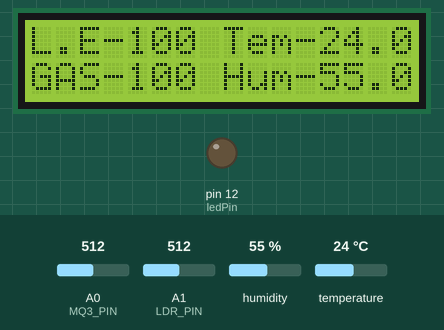
This sketch was run on a simulated Arduino Uno, built with avr-gcc and run on an emulated ATmega328P. Parts: 16×2 character LCD, output pins drawn as LEDs (lit = HIGH). Wiring (inferred from the names in the program): DHT11 sensor: data pin 13. Inputs (shaded band) come from the test bench; at power-on: A0 (MQ3_PIN) = 512, A1 (LDR_PIN) = 512, humidity 55 %, temperature 24 °C. Pins used as bus, display or sensor lines are not drawn; what the sketch prints to the serial monitor is not drawn.

Above: at 6.2 s.
6.3 s: A0 (MQ3_PIN) set to 182
16.6 s: A0 (MQ3_PIN) set to 159
At 22.7 s:
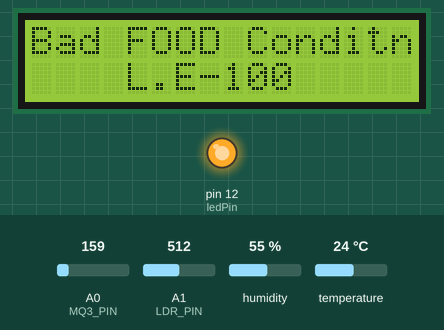
27.6 s: A1 (LDR_PIN) set to 157
34.6 s: A1 (LDR_PIN) set to 136
At 41.5 s:
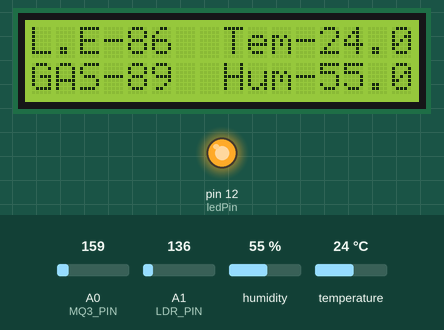
46.8 s: humidity set to 22 %
At 51.4 s:
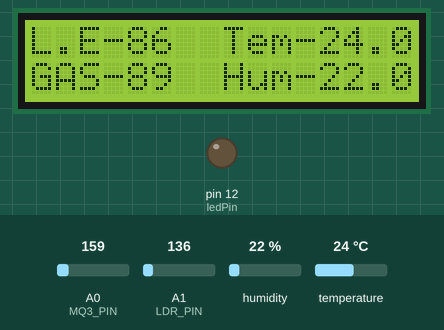
56.8 s: temperature set to 12 °C
At 61.4 s:
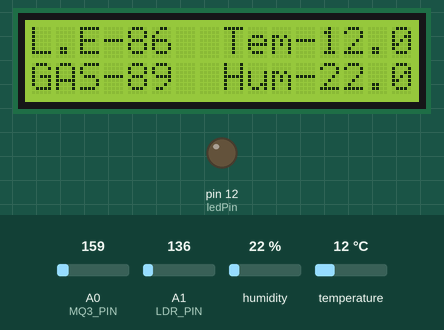
Timing chart, 0 to 62.9 s (numbered marks = the images above; inputs shaded):
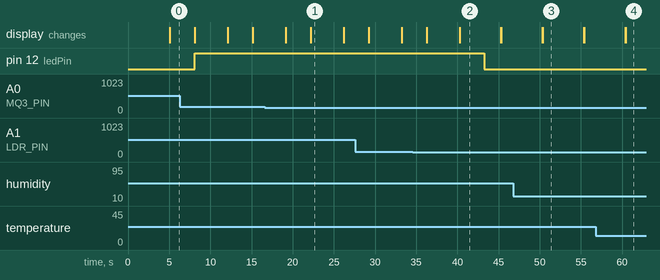

Measured:
- the behaviour switches between 170 and 169 on A0 (MQ3_PIN) (found by bisection; images 0 and 1)
- the behaviour switches between 150 and 149 on A1 (LDR_PIN) (found by bisection; images 1 and 2)
- after the input at 34.6 s, pin 12 (ledPin): HIGH → LOW after 8.7 s
- after the input at 46.8 s, the display: first differs from a run without the input after 3.5 s (image 3)
- after the input at 56.8 s, the display: first differs from a run without the input after 3.6 s (image 4)
- what the display in image 1 shows lasts 4.0 s, from 22.2 s to 26.2 s
- what the display in image 2 shows lasts 5.0 s, from 40.3 s to 45.3 s

The sketch:

food.ino
```cpp
#include <LiquidCrystal.h>

#include <dht.h>   // include dht sensor library
LiquidCrystal lcd(10, 9, 5, 4, 3, 2);

dht DHT;

float t=0;

float h=0;

#define DHT11_PIN 13

#define LDR_PIN A1

#define MQ3_PIN A0

char data = 0;

int ldr_read = 0;

int gas_read = 0;

const int ledPin=12;
void setup()

{
  pinMode(ledPin, OUTPUT);
  lcd.begin(16,2);
  lcd.setCursor(1,0);
  lcd.print(" --WELCOME TO--");

  lcd.setCursor(0,1);

  lcd.print(" -FOOD MONITOR-");

  Serial.begin(9600);

   delay(5000);


 }


void loop()

{

  lcd.clear();

  ldr_read = analogRead(LDR_PIN);
  Serial.print("Light-");
   Serial.println(ldr_read);
   ldr_read=ldr_read-50;
  if(ldr_read>=100)
  {
    ldr_read=100;
  }

  lcd.setCursor(0,0);

  lcd.print("L.E-");

  lcd.setCursor(4,0);

  lcd.print(ldr_read);


  lcd.setCursor(0,1);

  lcd.print("GAS-");

  gas_read = analogRead(MQ3_PIN);

  Serial.print("Gas =   ");
  Serial.println(gas_read);
  gas_read = gas_read-70;
  int gas1=gas_read;
  if(gas_read >=100)
  {
    gas_read=100;
  }
  lcd.setCursor(4,1);

  lcd.print(gas_read);

  int chk = DHT.read11(DHT11_PIN);

  Serial.print("Temperature = ");

  t = DHT.temperature;

  //lcd.clear();

  lcd.setCursor(8,0);

  lcd.print("Tem-");


  lcd.setCursor(12,0);

  lcd.print(t);

  Serial.println(t);


  Serial.print("Humidity = ");

  h = DHT.humidity;

  lcd.setCursor(8,1);

  lcd.print("Hum-");

  lcd.setCursor(12,1);

  lcd.print(h);

  Serial.println(h);

   delay(3000);
   if(gas_read>=100)
  {
    digitalWrite(ledPin, HIGH);
    lcd.clear();
    lcd.setCursor(0,0);
    lcd.print("Bad FOOD Conditn");
    lcd.setCursor(4,1);
    lcd.print("Gas-");
    lcd.setCursor(8,1);
    lcd.print(gas_read);
    delay(2000);
  }
  else if(ldr_read>=100){
    digitalWrite(ledPin, HIGH);
    lcd.clear();
    lcd.setCursor(0,0);
    lcd.print("Bad FOOD Conditn");
    lcd.setCursor(4,1);
    lcd.print("L.E-");
    lcd.setCursor(8,1);
    lcd.print(ldr_read);
    delay(2000);
  }
    else if(t>=45){
    digitalWrite(ledPin, HIGH);
    lcd.clear();
    lcd.setCursor(0,0);
    lcd.print("Bad FOOD Conditn");
    lcd.setCursor(4,1);
    lcd.print("Tem-");
    lcd.setCursor(8,1);
    lcd.print(t);
    delay(2000);
  }
   else if(h>=100){
    digitalWrite(ledPin, HIGH);
    lcd.clear();
    lcd.setCursor(0,0);
    lcd.print("Bad FOOD Conditn");
    lcd.setCursor(4,1);
    lcd.print("Hum-");
    lcd.setCursor(8,1);
    lcd.print(h);
    delay(2000);
  }
  else{
    digitalWrite(ledPin, LOW);
  }


   delay(2000);
}
```
